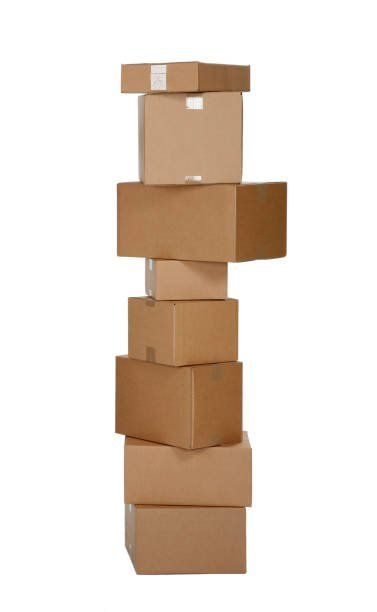
#> input picture dataset/cardboard/202512-cardboard33.jpg, 377 x 612 px; its folder holds only this picture in this run
$ python testextractor.py   (older library calls are emulated)
#> lines starting #> are read from the running program, lines starting #| are printed output that depends on the picture; long printed decimals are rounded
### FeatureExtractor.py
import cv2
import numpy as np
from skimage.feature import hog, local_binary_pattern
import mahotas


class FeatureExtractor:
    def __init__(self, img_size=(512, 384), use_hog=True, use_lbp=True, use_hist=True, use_haralick=False):
        self.img_size = img_size
        self.use_hog = use_hog
        self.use_lbp = use_lbp
        self.use_hist = use_hist
        self.use_haralick = use_haralick

    def load_and_preprocess(self, path):
#> called with path = 'dataset/cardboard/202512-cardboard33.jpg'
        img = cv2.imread(path)
#> img is the input picture: shape (612, 377, 3); mean B, G, R 208.6, 218.8, 230.5
        if img is None:
            raise ValueError(f"Failed to load image from path: {path}")
        img = cv2.resize(img, self.img_size)
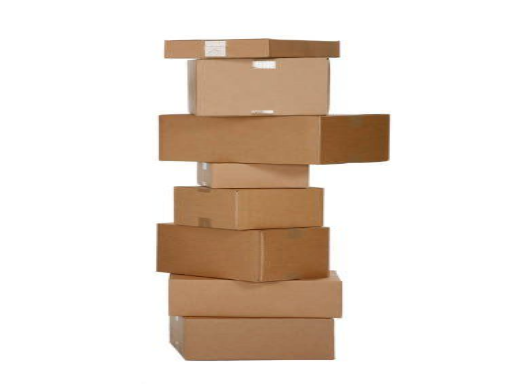
#> img: shape (384, 512, 3); mean B, G, R 208.5, 218.7, 230.5
        gray = cv2.cvtColor(img, cv2.COLOR_BGR2GRAY)
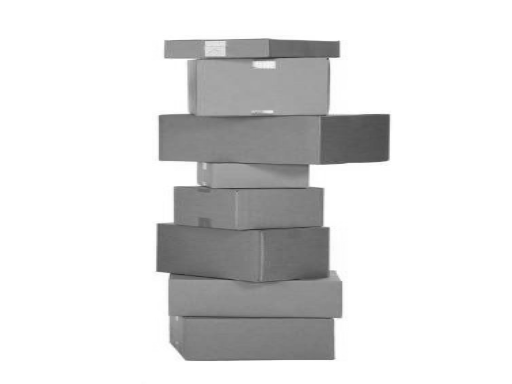
#> gray: shape (384, 512); min 46, max 255, mean 221.1
        return img, gray

    def extract_hog(self, gray):
        return hog(
            gray,
            pixels_per_cell=(8, 8),
            cells_per_block=(2, 2),
            orientations=9,
            block_norm='L2-Hys',
            feature_vector=True
        )

    def extract_lbp(self, gray):
        lbp = local_binary_pattern(gray, P=8, R=1, method='uniform')
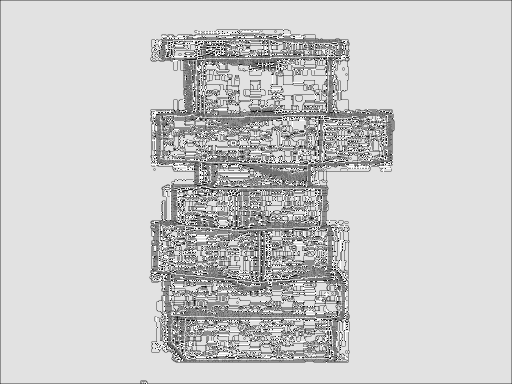
#> lbp: shape (384, 512) float64; min 0, max 9, mean 7.24; drawn with min black and max white
        hist, _ = np.histogram(lbp.ravel(), bins=10, range=(0, 10))
#> hist = [414, 2529, 611, 4783, 8271, 19918, 3793, 4984, 146747, 4558]
        hist = hist.astype("float")
        hist /= (hist.sum() + 1e-6)
#> hist = [0.00211, 0.0129, 0.00311, 0.0243, 0.0421, 0.101, 0.0193, 0.0253, 0.746, 0.0232]
        return hist

    def extract_color_hist(self, img):
        hsv = cv2.cvtColor(img, cv2.COLOR_BGR2HSV)
#> hsv: shape (384, 512, 3); mean H, S, V 6.6, 34.5, 230.5
        hist = cv2.calcHist([hsv], [0, 1, 2], None, [8, 8, 8], [0, 180, 0, 256, 0, 256])
        hist = cv2.normalize(hist, hist).flatten()
#> hist = 512 values, max 0.987 at index 7, min 0 at index 0, mean 0.00281
        return hist

    # [5 lines left out: function extract_haralick, not called in this run]

    def extract_all(self, path):
        img, gray = self.load_and_preprocess(path)
        vectors = []
        if self.use_hog:
            vectors.append(self.extract_hog(gray))
        if self.use_lbp:
            vectors.append(self.extract_lbp(gray))
        if self.use_hist:
            vectors.append(self.extract_color_hist(img))
        if self.use_haralick:
            vectors.append(self.extract_haralick(gray))

        if len(vectors) == 0:
            raise ValueError("No feature extraction methods enabled. Enable at least one feature type.")

        final_vec = np.concatenate(vectors)
        final_vec = final_vec.astype(np.float32)
        final_vec /= (np.linalg.norm(final_vec) + 1e-6)
        return final_vec

### testextractor.py
import os
import sys
from FeatureExtractor import FeatureExtractor
import numpy as np
from collections import defaultdict

def test_all_dataset():
    print("=" * 80)
    print("TESTING FEATURE EXTRACTOR ON ENTIRE DATASET")
    print("=" * 80)

    extractor = FeatureExtractor(img_size=(512, 384), use_hog=True, use_lbp=True, use_hist=True, use_haralick=False)

    dataset_path = "dataset"
    categories = ["cardboard", "glass", "metal", "paper", "plastic", "trash"]

    if not os.path.exists(dataset_path):
        print(f"ERROR: Dataset directory '{dataset_path}' not found!")
        return False

    print(f"\nDataset path: {dataset_path}\n")

    print("=" * 80)
    print("SAMPLE FEATURE EXTRACTION - ONE IMAGE PER CLASS")
    print("=" * 80)

    for category in categories:
        category_path = os.path.join(dataset_path, category)

        if not os.path.exists(category_path):
            continue

        images = [f for f in os.listdir(category_path) if f.endswith(('.jpg', '.jpeg', '.png', '.JPG', '.JPEG', '.PNG'))]

        if not images:
            continue

        sample_img = images[0]
        sample_path = os.path.join(category_path, sample_img)

        try:
            features = extractor.extract_all(sample_path)

            print(f"\n{category.upper()}")
            print(f"  Image: {sample_img}")
            print(f"  Feature vector shape: {features.shape}")
#|   Feature vector shape: (107118,)
            print(f"  Feature stats:")
            print(f"    Min: {features.min():.6f}")
#|     Min: 0
            print(f"    Max: {features.max():.6f}")
#|     Max: 0.0289
            print(f"    Mean: {features.mean():.6f}")
#|     Mean: 0.001043
            print(f"    Std: {features.std():.6f}")
#|     Std: 0.002872
            print(f"    Norm: {np.linalg.norm(features):.6f}")
#|     Norm: 1.000
            print(f"  First 10 features: {features[:10]}")
#|   First 10 features: [0. 0. 0. 0. 0. 0. 0. 0. 0. 0.]

        except Exception as e:
            print(f"\n{category.upper()}")
            print(f"  Image: {sample_img}")
            print(f"  ERROR: {str(e)}")
#> pass 2 of the loop in test_all_dataset, `for category in categories:`:
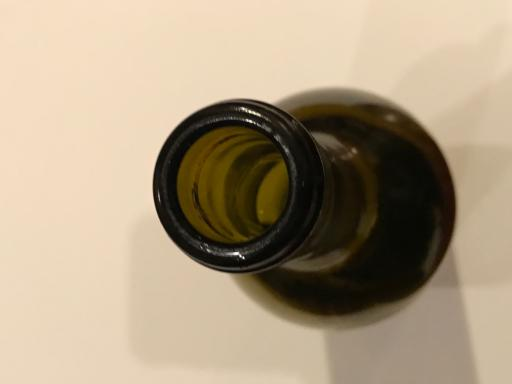
#> input picture dataset/glass/08abdef0-9d30-4034-b2c0-a9b660fd761d.jpg, 512 x 384 px
#> in load_and_preprocess, img is the input picture: shape (384, 512, 3); mean B, G, R 130.9, 155.6, 172.6
#> in load_and_preprocess (call 2), `gray = cv2.cvtColor(img, cv2.COLOR_BGR2GRAY)`:
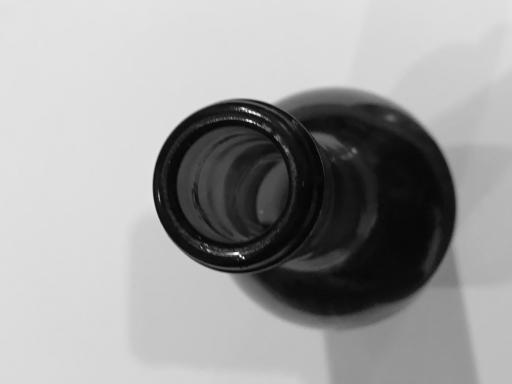
#> gray: shape (384, 512); min 0, max 254, mean 157.8
#> in extract_lbp (call 2), `lbp = local_binary_pattern(gray, P=8, R=1, method='uniform')`:
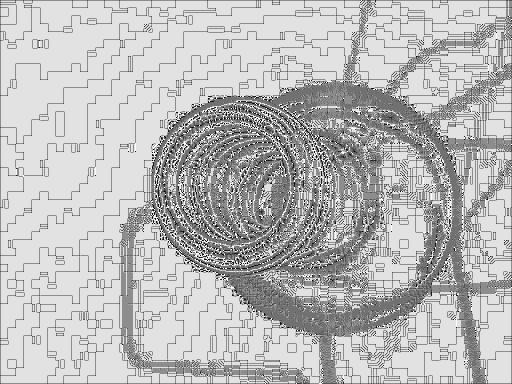
#> lbp: shape (384, 512) float64; min 0, max 9, mean 6.61; drawn with min black and max white
#> in extract_lbp (call 2), `hist, _ = np.histogram(lbp.ravel(), bins=10, range=(0, 10))`: hist = [860, 2263, 1128, 9271, 19587, 35449, 5466, 6076, 112873, 3635]
#> in extract_lbp (call 2), `hist /= (hist.sum() + 1e-6)`: hist = [0.00437, 0.0115, 0.00574, 0.0472, 0.0996, 0.18, 0.0278, 0.0309, 0.574, 0.0185]
#> hsv: shape (384, 512, 3); mean H, S, V 18.7, 85.4, 172.6
#|   Feature vector shape: (107118,)
#|     Min: 0
#|     Max: 0.01849
#|     Mean: 0.001538
#|     Std: 0.00264
#|     Norm: 1.000
#|   First 10 features: [0.         0.         0.         0.         0.008719 0.
#|  0.         0.         0.         0.003177]

    print("\n" + "=" * 80)
    print("TESTING ALL IMAGES")
    print("=" * 80 + "\n")

    stats = {
        'total': 0,
        'success': 0,
        'failed': 0,
        'categories': defaultdict(lambda: {'total': 0, 'success': 0, 'failed': 0, 'failed_files': []})
    }


    for category in categories:
        category_path = os.path.join(dataset_path, category)

        if not os.path.exists(category_path):
            print(f"WARNING: Category '{category}' not found, skipping...")
            continue

        images = [f for f in os.listdir(category_path) if f.endswith(('.jpg', '.jpeg', '.png', '.JPG', '.JPEG', '.PNG'))]

        if not images:
            print(f"WARNING: No images in '{category}', skipping...")
            continue

        print(f"Testing {category.upper()}: {len(images)} images")
        stats['categories'][category]['total'] = len(images)

        success_count = 0
        for i, img_name in enumerate(images, 1):
            img_path = os.path.join(category_path, img_name)
            stats['total'] += 1

            try:
                features = extractor.extract_all(img_path)

                if features is None or len(features) == 0:
                    raise ValueError("Empty feature vector")

                if np.isnan(features).any():
                    raise ValueError("NaN values in features")

                if np.isinf(features).any():
                    raise ValueError("Inf values in features")

                stats['success'] += 1
                stats['categories'][category]['success'] += 1
                success_count += 1

                if i % 100 == 0:
                    print(f"  Progress: {i}/{len(images)} images...")

            except Exception as e:
                stats['failed'] += 1
                stats['categories'][category]['failed'] += 1
                stats['categories'][category]['failed_files'].append((img_name, str(e)))
                print(f"  FAILED [{i}/{len(images)}]: {img_name[:50]} - {str(e)[:60]}")

        success_rate = (success_count / len(images) * 100) if len(images) > 0 else 0
        print(f"  Result: {success_count}/{len(images)} ({success_rate:.1f}%)\n")
#> pass 2 of the loop in test_all_dataset, `for category in categories:`:

    print("=" * 80)
    print("SUMMARY")
    print("=" * 80)
    print(f"\nTotal images: {stats['total']}")
    print(f"Successful: {stats['success']} ({stats['success']/stats['total']*100:.2f}%)")
    print(f"Failed: {stats['failed']} ({stats['failed']/stats['total']*100:.2f}%)")

    print(f"\nBy Category:")
    for category in categories:
        if category in stats['categories']:
            cat = stats['categories'][category]
            rate = (cat['success'] / cat['total'] * 100) if cat['total'] > 0 else 0
            status = "PASS" if cat['failed'] == 0 else "WARN"
            print(f"  [{status}] {category:10s}: {cat['success']:4d}/{cat['total']:4d} ({rate:5.1f}%)")

    if stats['failed'] > 0:
        print(f"\n{stats['failed']} images failed - see details above")

        save_report = input("\nSave failed images report? (y/n): ").lower().strip()
        if save_report == 'y':
            with open('failed_images_report.txt', 'w') as f:
                f.write(f"Failed Images Report\n")
                f.write(f"Total Failed: {stats['failed']}\n\n")
                for category in categories:
                    if category in stats['categories']:
                        cat = stats['categories'][category]
                        if cat['failed_files']:
                            f.write(f"\n{category.upper()}:\n")
                            for fname, error in cat['failed_files']:
                                f.write(f"  {fname} - {error}\n")
            print("Report saved to: failed_images_report.txt")
    else:
        print("\nALL IMAGES PROCESSED SUCCESSFULLY!")

    print("=" * 80)

    return stats['failed'] == 0


if __name__ == "__main__":
    try:
        success = test_all_dataset()
        sys.exit(0 if success else 1)
#> (the program exits here)
